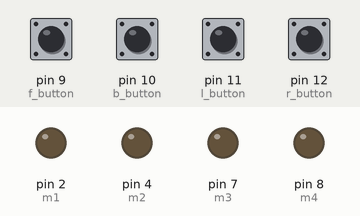
The sketch below on a simulated Arduino Uno, built with avr-gcc and run on an emulated ATmega328P. On the bench: output pins drawn as LEDs (lit = HIGH). The test bench sets the inputs (shaded band); at power-on: pin 9 (f_button), pin 10 (b_button), pin 11 (l_button), pin 12 (r_button) HIGH.

Above: at 1.2 s.
1.3 s: pin 9 (f_button) pulled LOW for 0.15 s
At 2.0 s:
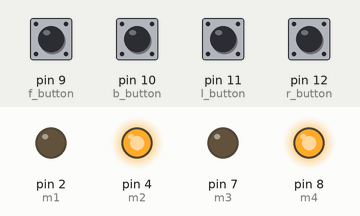
2.9 s: pin 10 (b_button) pulled LOW for 0.15 s
At 3.2 s:
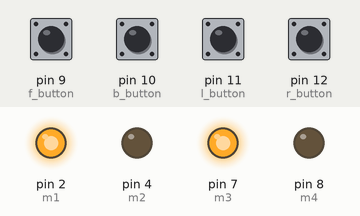
4.5 s: pin 11 (l_button) pulled LOW for 0.15 s
At 5.7 s:
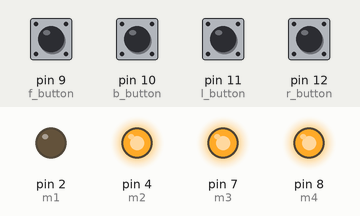
6.1 s: pin 12 (r_button) pulled LOW for 0.15 s
At 6.9 s:
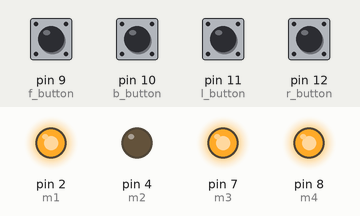
7.7 s: pin 9 (f_button) pulled LOW for 1 s
At 8.1 s:
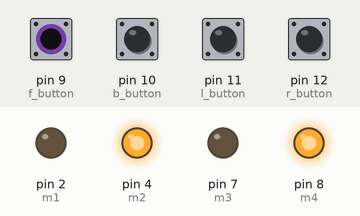
10.2 s: pin 10 (b_button) pulled LOW for 1 s
At 11.2 s:
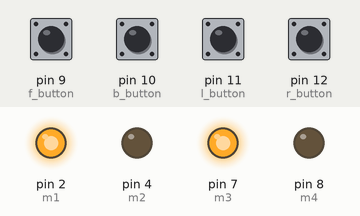
Timing chart, 0 to 13.2 s (numbered marks = the images above; inputs shaded):
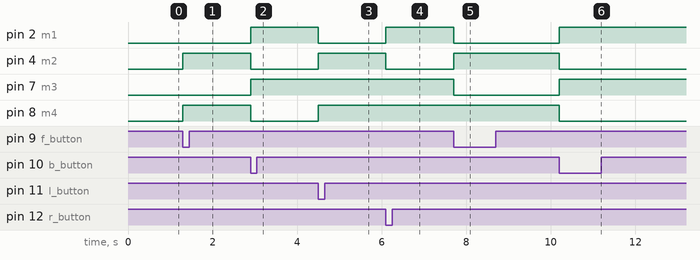

Measured:
- after the input at 1.3 s, pin 4 (m2), pin 8 (m4): LOW → HIGH at once
- after the input at 2.9 s, pin 2 (m1), pin 7 (m3): LOW → HIGH at once; pin 4 (m2), pin 8 (m4): HIGH → LOW at once
- after the input at 4.5 s, pin 2 (m1): HIGH → LOW at once; pin 4 (m2), pin 8 (m4): LOW → HIGH at once
- after the input at 6.1 s, pin 2 (m1): LOW → HIGH at once; pin 4 (m2): HIGH → LOW at once
- after the input at 7.7 s, pin 2 (m1), pin 7 (m3): HIGH → LOW at once; pin 4 (m2): LOW → HIGH at once
- after the input at 10.2 s, pin 2 (m1), pin 7 (m3): LOW → HIGH at once; pin 4 (m2), pin 8 (m4): HIGH → LOW at once

The sketch:

arduino.ino
```cpp
int f_button = 9;
int b_button = 10;
int l_button = 11;
int r_button = 12;
int m1 = 2;
int m2 = 4;
int m3 = 7;
int m4 = 8;
void setup () {
  pinMode(f_button, INPUT_PULLUP);
  pinMode(b_button, INPUT_PULLUP);
  pinMode(l_button, INPUT_PULLUP);
  pinMode(r_button, INPUT_PULLUP);
  pinMode(m1, OUTPUT);
  pinMode(m2, OUTPUT);
  pinMode(m3, OUTPUT);
  pinMode(m4, OUTPUT);
}
void loop() {
  if ( digitalRead(f_button) == LOW)
  {
    digitalWrite(m1, LOW);
    digitalWrite(m3, LOW);
    digitalWrite(m2, HIGH );
    digitalWrite(m4, HIGH);
  }
  if ( digitalRead(b_button) == LOW)
  {
    digitalWrite(m2, LOW);
    digitalWrite(m4, LOW);
    digitalWrite(m1, HIGH);
    digitalWrite(m3, HIGH);
  }
  if ( digitalRead(l_button) == LOW)
  {
    digitalWrite(m1, LOW);
    digitalWrite(m2, HIGH);
    digitalWrite(m3, HIGH);
    digitalWrite(m4, HIGH);
  }
  if ( digitalRead(r_button) == LOW)
  {
    digitalWrite(m1, HIGH);
    digitalWrite(m2, LOW);
    digitalWrite(m3, HIGH);
    digitalWrite(m4, HIGH);
  }
}
```
